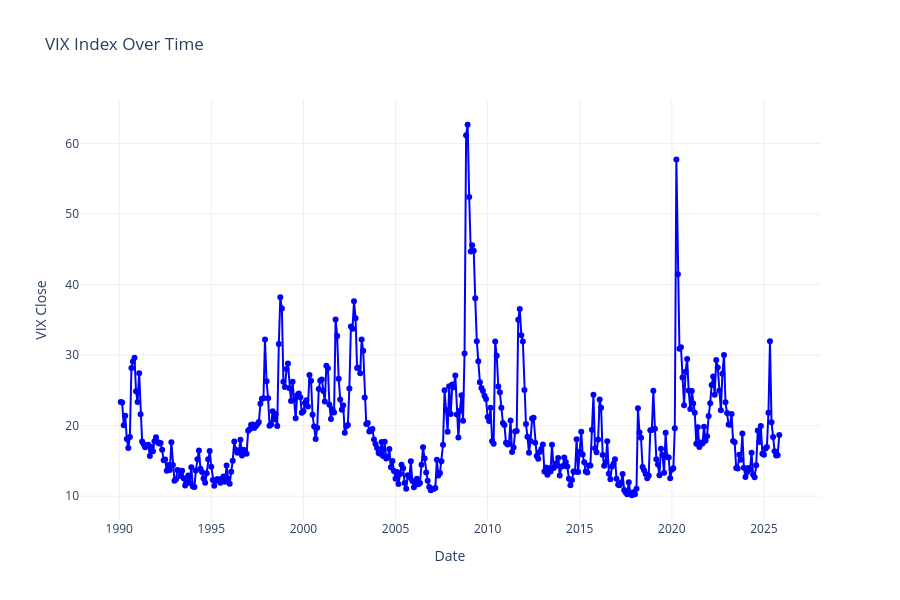

Notebook code cell kept with this figure:
### Code cell
import pandas as pd
import plotly.graph_objects as go
url = "https://raw.githubusercontent.com/datasets/finance-vix/main/data/vix-daily.csv"
df = pd.read_csv(url)
df['DATE'] = pd.to_datetime(df['DATE'])
df_monthly = df.resample('ME', on='DATE').mean().reset_index()

# df.head()

fig = go.Figure()

fig.add_trace(go.Scatter(
    x=df_monthly['DATE'],
    y=df_monthly['CLOSE'],
    mode='lines+markers',
    name='VIX Close',
    line=dict(color='blue'),
    hovertemplate='Date: %{x|%b %Y}<br>Close: %{y:.2f}<extra></extra>'
))

# Layout
fig.update_layout(
    title='VIX Index Over Time',
    xaxis_title='Date',
    yaxis_title='VIX Close',
    hovermode='x unified',
    template='plotly_white',
    height=600
)

fig.show()

### Figure 1 — Plotly figure (JSON) as saved in the notebook; plotly's stock layout.template omitted (floating-point values rounded to 4 significant figures; data arrays with more than 128 entries replaced by an {"elided": "..."} marker saying what was removed)
{"data": [{"hovertemplate": "Date: %{x|%b %Y}<br>Close: %{y:.2f}<extra></extra>", "line": {"color": "blue"}, "mode": "lines+markers", "name": "VIX Close", "type": "scatter", "x": {"elided": "430 str values"}, "y": {"elided": "430 float values"}}], "layout": {"height": 600, "hovermode": "x unified", "title": {"text": "VIX Index Over Time"}, "xaxis": {"title": {"text": "Date"}}, "yaxis": {"title": {"text": "VIX Close"}}}}
